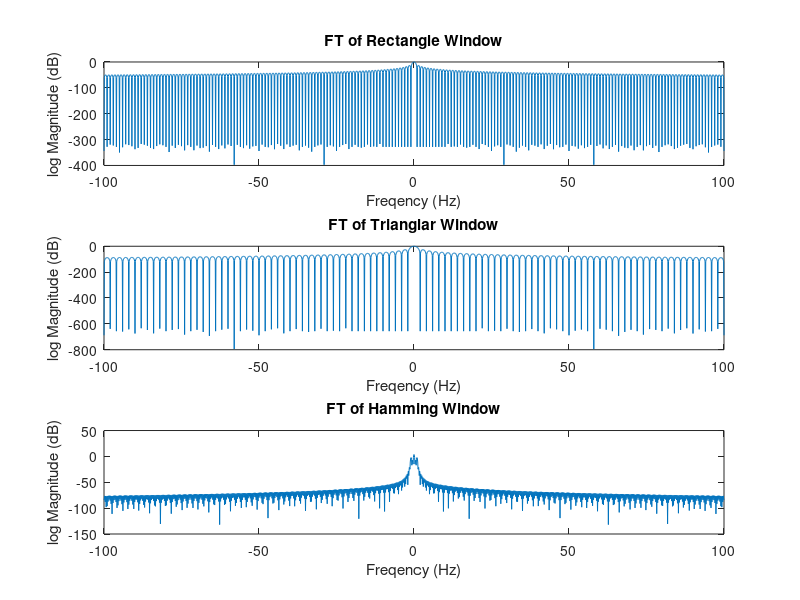
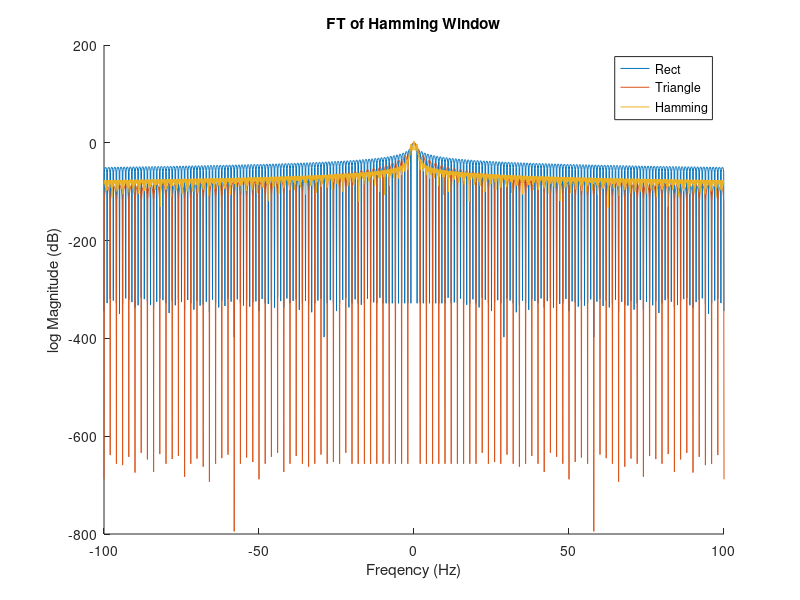

The MATLAB script that drew these images, in order: (Note: this script raises an error after producing the figures.)
%% 1
clearvars();
f = -100:0.1:100;

W1 = sinc(f);
W2 = (sinc(f/2)).^2;
W3 = 1/4 * (pi*sinc(pi*(f-1)) + pi*sinc(pi*(f+1)) + 2*pi*sinc(pi*f));

figure;
subplot(311), plot(f, 20*log10(abs(W1))), title('FT of Rectangle Window'), xlabel('Freqency (Hz)'), ylabel('log Magnitude (dB)');
subplot(312), plot(f, 20*log10(abs(W2))), title('FT of Trianglar Window'), xlabel('Freqency (Hz)'), ylabel('log Magnitude (dB)');
subplot(313), plot(f, 20*log10(abs(W3))), title('FT of Hamming Window'), xlabel('Freqency (Hz)'), ylabel('log Magnitude (dB)');

figure, hold on;
plot(f, 20*log10(abs(W1)));
plot(f, 20*log10(abs(W2)));
plot(f, 20*log10(abs(W3)));
title('FT of Hamming Window'), xlabel('Freqency (Hz)'), ylabel('log Magnitude (dB)');
legend('Rect', 'Triangle', 'Hamming');
hold off;


%% 2.(d)
clearvars();
[y, Fs] = audioread('Yeah.mp3');
player = audioplayer(y, Fs);
play(player);

music_SPEC = spectrogram(y(:,1), 128, 120, 'yaxis');

figure, spectrogram(y(:,1), 128, 120, [], Fs, 'yaxis');

%% 2.(f)
L = length(y(:,1))/Fs;
music_FT = stft(y(:,1), Fs, 'Window', hamming(128),'OverlapLength', 120);
t = (1:1:length(music_FT))/length(music_FT)*L;
f = (1:1:length(music_FT))/length(music_FT)*Fs/2000;
figure, imagesc(abs(music_FT), 'XData', t, 'YData', f), colorbar;
figure, imagesc((20*log(abs(music_FT(65:128,:)))/log(10)), 'XData', t, 'YData', f), colorbar, set(gca, 'YDir', 'normal');
xlabel('Time (s)');
ylabel('Frequency (Hz)');

%% 3
clearvars();

filename = 'Carbo.JPG';
A = imread(filename);
B = im2gray(A); % Convert A to a grayscale image
figure(1), imshow(B), title('original image');
keep = [0.1, 0.05, 0.01, 0.002, 0.0005, 0.0001, 0.00005, 0.00001]; % Float value specifying amount of frequencies to keep
error=zeros(size(keep));

% FFT Compression
Bt = fft2(B); % Bt is the FFT of B
Btsort = sort(abs(Bt(:)));  % Sort by magnitude

for i=1:length(keep)
    thresh = Btsort(floor((1-keep(i))*length(Btsort)));  % threshold on frequencies
    ind = abs(Bt)>thresh;      % Find small indices
    Btlow = Bt.*ind;           % Threshold small indices
    Blow=uint8(ifft2(Btlow));  % Inverse Fourier transform
    figure(2), subplot(2,4,i);
    imshow(Blow)      % Display the resulting image
    title(sprintf('used only %.4f percent of spectrum', keep(i)*100));
    error(i)=mean(abs(Blow(:)-B(:)));
end

figure(3), plot(keep, error);
xlabel('ratio of Fourier coefficients used');
ylabel('MSE');